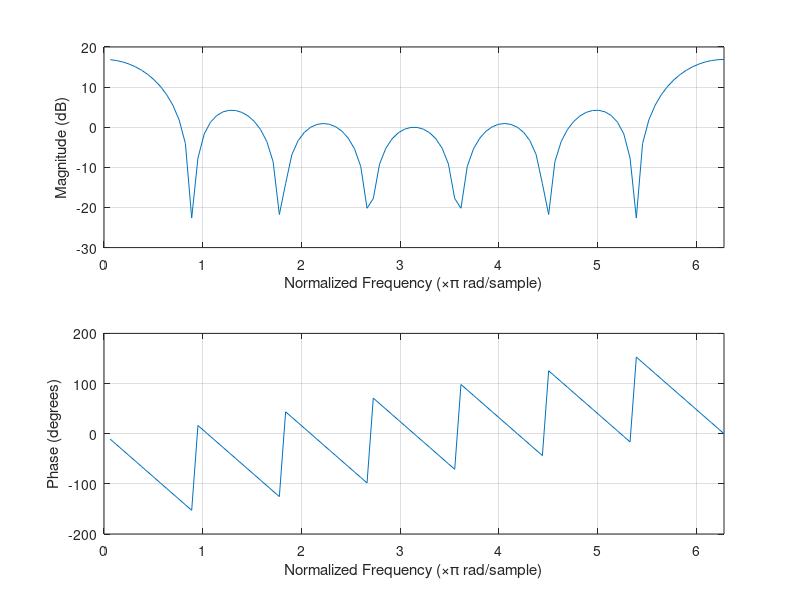

This figure's MATLAB source:
b= [1 0 0 0 0 0 0 -1] %numerator polynomial
a = [1 -1]; % denominator polynomial
w = linspace(0,2*pi); % plot from 0 to 2 pi
% Plot the phase response and plot the magnitude response in Db
freqz(b,a,w); % plot frequency response
print('814FreqResp','-dpng','-r300')